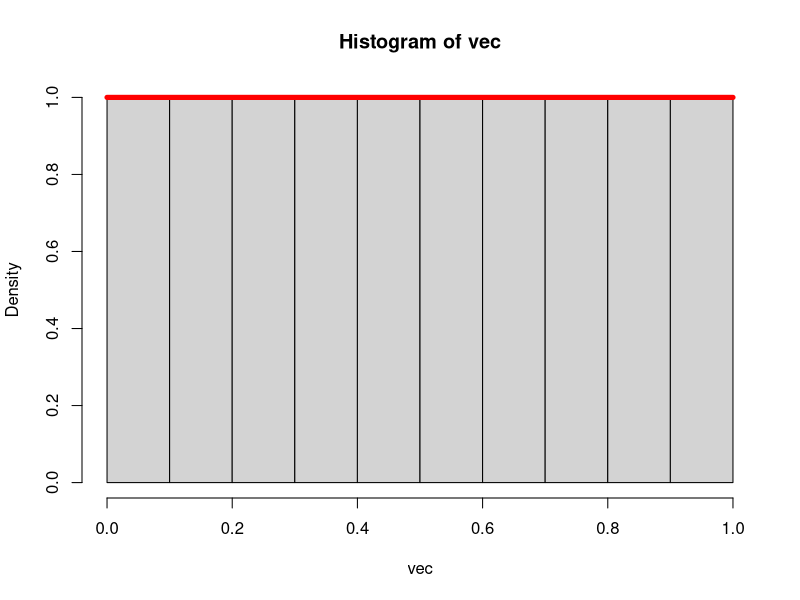
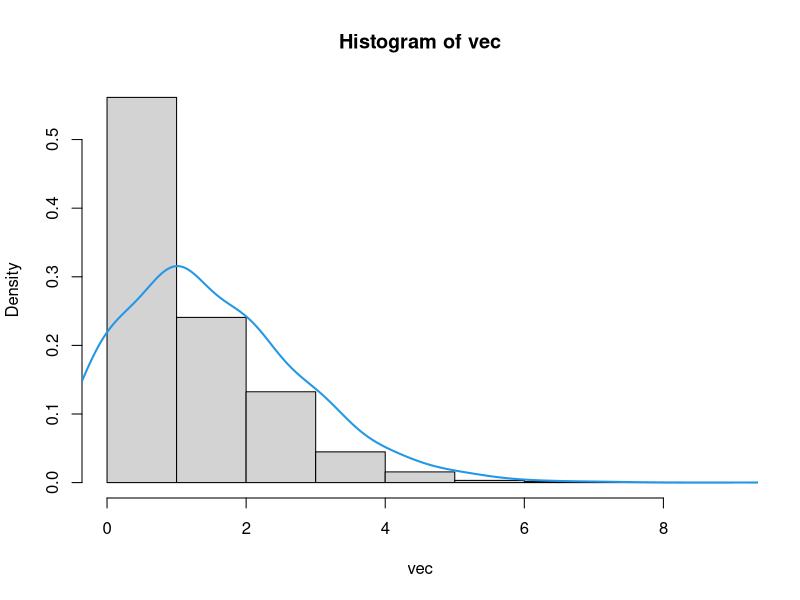
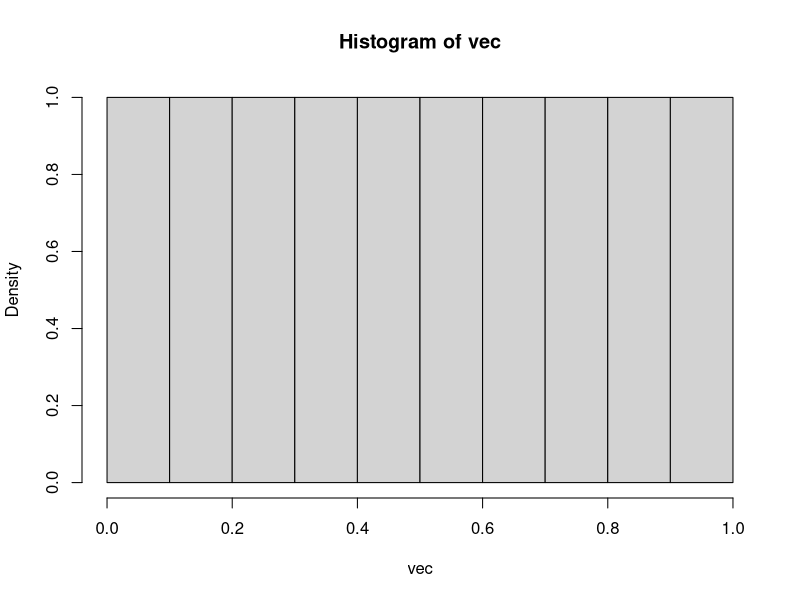
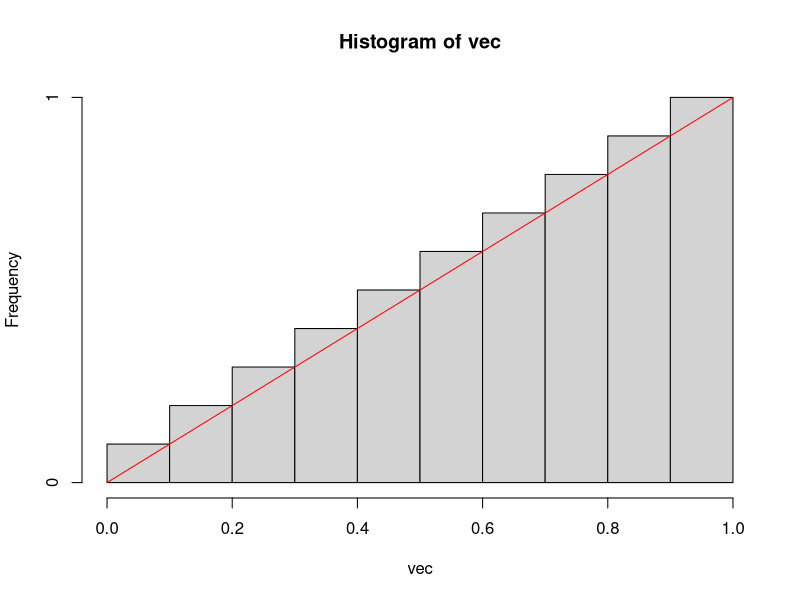

The R script that drew these images, in order:

library('ggplot2')

distribution <- function(x) x

task4_4 <- function(vec){
  y <- c(mean(vec[1:32]), mean(vec[1:316]), mean(vec[1:1000]), mean(vec[1:3162]), mean(vec[1:length(x)]))
  x <- c(log10(32), log10(316), log10(1000), log10(3162), log10(length(vec)))
  
  df <- data.frame(
    x = x,
    y = y
  )
  
  ggplot() +
    geom_line(data = df, aes(x = x, y = y), col = '#FF0000') +
    labs(x = "log10(L)", y = "mean") 
  #ggplot(data = data.frame(x = x, y = max(y[1:L]/2)), aes(x = x, y = max(y[1:L]/2)), col = '#FFFFFF') + 
  #geom_line() + geom_point()
}

task4_6_uniform <- function(vec){
  hist(vec, breaks = 10, probability = T)
  lines(x, dunif(x, min = 0, max = 1), col = "red", lwd = 5)
}

task4_8_uniform <- function(vec){
  uniformhist <- hist(vec, breaks = 10, plot = T, prob = TRUE)
  uniformhist$counts <- cumsum(uniformhist$counts) / length(vec)
  plot(uniformhist) 
  curve(distribution, add = T, col = "red")
  #lines(x, dunif(x, min = 0, max = 1), col = "red", lwd = 5)
}

task4_6_pois <- function(vec){
  hist(vec, breaks = 10, prob = TRUE)
  lines(density(vec, bw = 0.5), col = 4, lwd = 2)
}

{
  x <- seq(0, 1, length = 7500)
  
  uniform <- punif(x, min = 0, max = 1) 
  
  poisDistr <- rpois(7500, 1.5) 
  
  cat(uniform[3740 : 3756], "\n")
  cat(poisDistr[1:16], "\n")
  
  cat("min uniform:", min(uniform), " max unifirom:", max(uniform), "\n")
  cat("min poisson:", min(poisDistr), " max poisson:", max(poisDistr), "\n")
  
  cat("empirical uniform mean:", mean(uniform), "teoretical:", 1/2, "\n")
  cat("empirical poisson mean:", mean(poisDistr), "teoretical:", 1.5, "\n")
  
  task4_4(uniform)
  
  cat("empirical uniform sd:", sd(uniform), "teoretical:", 1/sqrt(12), "\n")
  cat("empirical poisson sd:", sd(poisDistr), "teoretical:", sqrt(1.5), "\n")
}
  
task4_6_uniform(uniform)

task4_6_pois(poisDistr)

task4_8_uniform(uniform)

